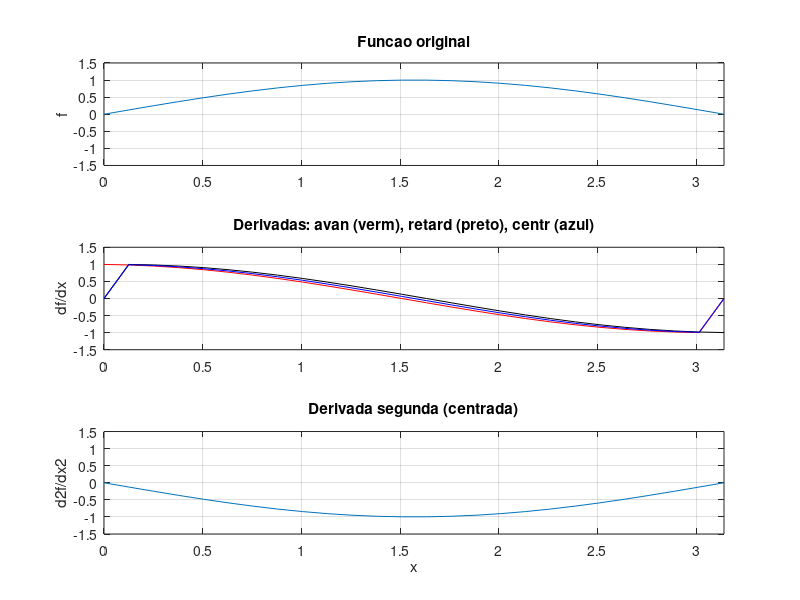
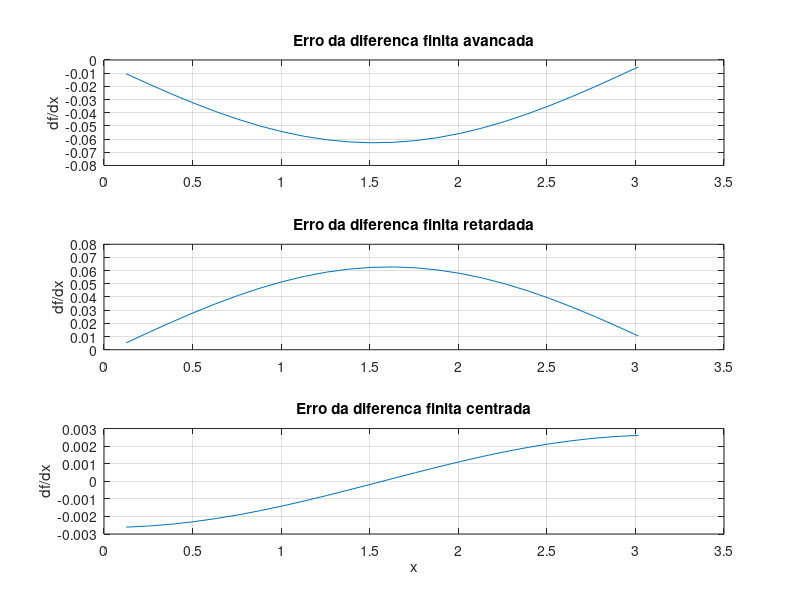

Recreate these plots in MATLAB, in order.
% Programa para calculo de derivadas por diferencas finitas
clear all
close all

dx=pi/25;
x=0:dx:pi;
f=sin(x);

nudad=size(x,2);
deriv01=zeros(nudad,1);
deriv02=zeros(nudad,1);
deriv03=zeros(nudad,1);
deriv_seg=zeros(nudad,1);
deriv_analit=zeros(nudad,1);
deriv_seg_analit=zeros(nudad,1);

for j=1:nudad-1
deriv01(j)=(f(j+1)-f(j))/(x(j+1)-x(j));
end
for j=2:nudad
deriv02(j)=(f(j)-f(j-1))/(x(j)-x(j-1));
end
for j=2:nudad-1
deriv03(j)=(f(j+1)-f(j-1))/(x(j+1)-x(j-1));
end
for j=2:nudad-1
deriv_seg(j)=(f(j+1)-2*f(j)+f(j-1))/dx^2;
end

figure (1)
subplot(3,1,1)
plot(x,f)
axis([0 pi -1.5 1.5])
grid on
title('Funcao original')
ylabel('f')
subplot(3,1,2)
plot(x,deriv01,'r')
hold
plot(x,deriv02,'k')
plot(x,deriv03,'b')
axis([0 pi -1.5 1.5])
grid on
title('Derivadas: avan (verm), retard (preto), centr (azul)')
ylabel('df/dx')
subplot(3,1,3)
plot(x,deriv_seg)
axis([0 pi -1.5 1.5])
grid on
title('Derivada segunda (centrada)')
ylabel('d2f/dx2')
xlabel('x')

deriv_analit=cos(x);
deriv_analit=deriv_analit';
deriv_seg_analit=-sin(x);
deriv_seg_analit=deriv_seg_analit';

difer01=deriv01-deriv_analit;
difer02=deriv02-deriv_analit;
difer03=deriv03-deriv_analit;
difer_seg=deriv_seg-deriv_seg_analit;

max_min_dp_difer01=[max(difer01(2:nudad-1)) min(difer01(2:nudad-1)) std(difer01(2:nudad-1))]
max_min_dp_difer02=[max(difer02(2:nudad-1)) min(difer02(2:nudad-1)) std(difer02(2:nudad-1))]
max_min_dp_difer03=[max(difer03(2:nudad-1)) min(difer03(2:nudad-1)) std(difer03(2:nudad-1))]

figure (2)
subplot(3,1,1)
plot(x(2:nudad-1),difer01(2:nudad-1))
grid on
title('Erro da diferenca finita avancada')
ylabel('df/dx')
subplot(3,1,2)
plot(x(2:nudad-1),difer02(2:nudad-1))
grid on
title('Erro da diferenca finita retardada')
ylabel('df/dx')
subplot(3,1,3)
plot(x(2:nudad-1),difer03(2:nudad-1))
grid on
title('Erro da diferenca finita centrada')
ylabel('df/dx')
xlabel('x')
